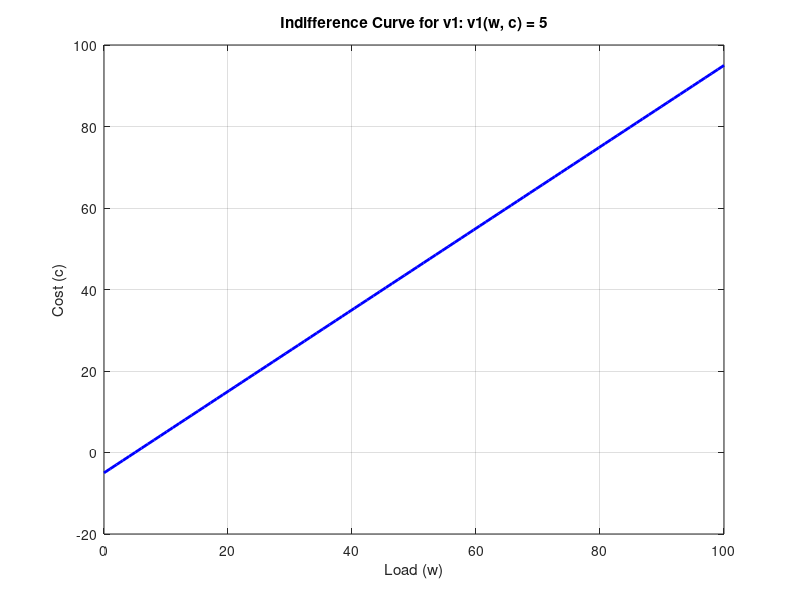

This chart was generated by the following MATLAB code:
% Define the utility level
utility_level = 5;

% Create an array of w values
w_values = linspace(0, 100, 100);

% Calculate corresponding c values for the indifference curve
c_values = w_values - utility_level;

% Plot the indifference curve
figure;
plot(w_values, c_values, 'b', 'LineWidth', 2);
xlabel('Load (w)');
ylabel('Cost (c)');
title(['Indifference Curve for v1: v1(w, c) = ', num2str(utility_level)]);
grid on;
